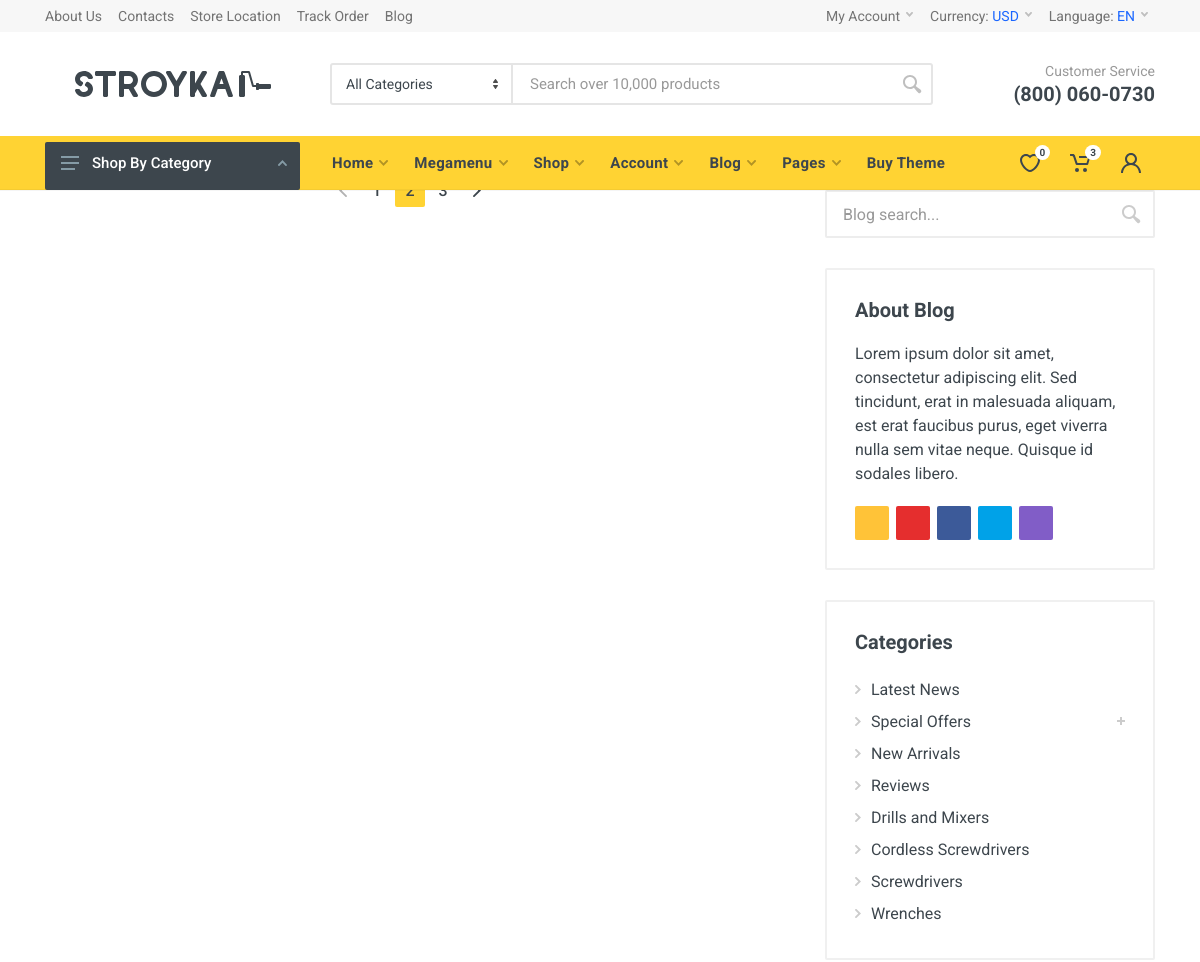
The app's page /blogs (upper part), older data.
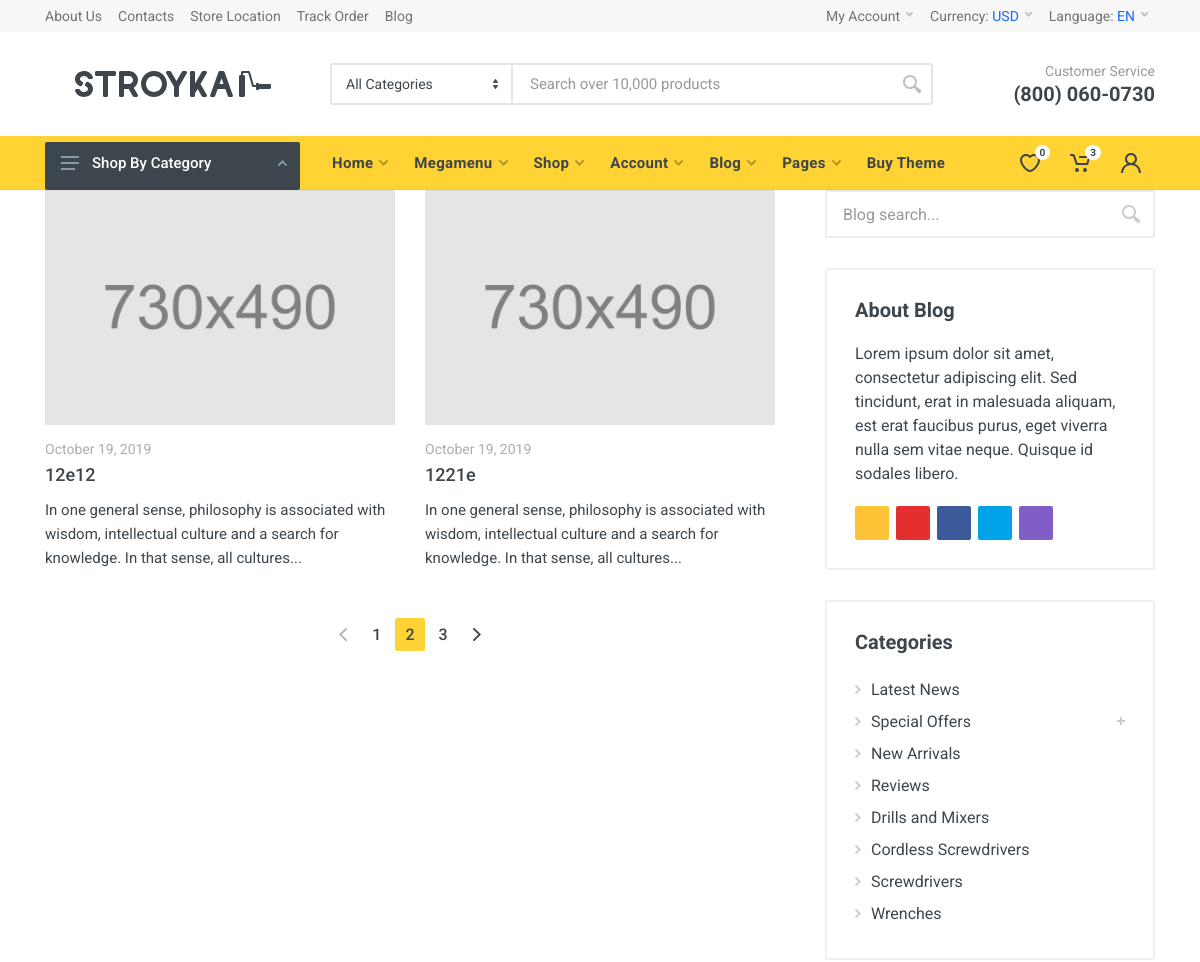
The same page, newer data.
### website/models.py (models this page shows, shortened)
class Blogs(models.Model):
    data = models.DateTimeField(auto_now=True)
    name = models.CharField("Название", max_length=500, null=True)
    content = models.TextField("Контент", max_length=500, null=True)
    title = models.CharField("Заголовок", max_length=500, null=True)
    description = models.TextField("Описание", max_length=500, null=True)
    slug = models.SlugField("Ссылка", max_length=160, unique=True)
    rubric = models.ForeignKey('Rubric', verbose_name="Категория", on_delete=models.SET_NULL, null=True, blank=True)
    tags = models.ManyToManyField('Tags', verbose_name='Метки', blank=True)
    class Meta:
        verbose_name = 'Статья'
        verbose_name_plural = 'Статьи'

### website/views.py (the view)
# urls.py: path('blogs', views.BlogListView.as_view(), name='blogs'),
class BlogListView(ListView):
    model = Blogs
    template_name = 'website/bloglist.html'
    context_object_name = 'blogs'
    slug_field = 'slug'
    ordering = ['-id']
    paginate_by = 20

### templates/website/bloglist.html (shortened to what this page needs)
{% extends 'include/base.html' %}
{%load static%}
{% block content %}
<div class="container">
    <div class="row">
        <div class="col-12 col-lg-8">
            <div class="block">
                <div class="posts-view">
                    <div class="posts-view__list posts-list posts-list--layout--grid2">
                        <div class="posts-list__body">
                            {% for blog in blogs %}
                            <div class="posts-list__item">
                                <div class="post-card post-card--layout--grid post-card--size--nl">
                                    <div class="post-card__image">
                                        <a href="">
                                            <img src="images/posts/post-1.jpg" alt="">
                                        </a>
                                    </div>
                                    <div class="post-card__info">
                                        <div class="post-card__name">
                                            <a href="">{{ blog.name }}</a>
                                        </div>
                                        <div class="post-card__date">October 19, 2019</div>
                                        <div class="post-card__content">
                                            In one general sense, philosophy is associated with wisdom,
                                            intellectual culture and a search for knowledge.
                                            In that sense, all cultures...
                                        </div>
                                    </div>
                                </div>
                            </div>
                            {% endfor %}
                        </div>
                    </div>
                    <div class="posts-view__pagination">
                        <ul class="pagination justify-content-center">
                            <li class="page-item disabled">
                                <a class="page-link page-link--with-arrow" href="" aria-label="Previous">
                                    <svg class="page-link__arrow page-link__arrow--left" aria-hidden="true" width="8px" height="13px">
                                        <use xlink:href="images/sprite.svg#arrow-rounded-left-8x13"></use>
                                    </svg>
                                </a>
                            </li>
                            <li class="page-item"><a class="page-link" href="">1</a></li>
                            <li class="page-item active"><a class="page-link" href="">2 <span class="sr-only">(current)</span></a></li>
                            <li class="page-item"><a class="page-link" href="">3</a></li>
                            <li class="page-item">
                                <a class="page-link page-link--with-arrow" href="" aria-label="Next">
                                    <svg class="page-link__arrow page-link__arrow--right" aria-hidden="true" width="8px" height="13px">
                                        <use xlink:href="images/sprite.svg#arrow-rounded-right-8x13"></use>
                                    </svg>
                                </a>
                            </li>
                        </ul>
                    </div>
                </div>
            </div>
        </div>
        <div class="col-12 col-lg-4">
            <div class="block block-sidebar block-sidebar--position--end">
                <div class="block-sidebar__item">
                    <div class="widget-search">
                        <form class="widget-search__body">
                            <input class="widget-search__input" placeholder="Blog search..." type="text" autocomplete="off" spellcheck="false">
                            <button class="widget-search__button" type="submit">
                                <svg width="20px" height="20px">
                                    <use xlink:href="images/sprite.svg#search-20"></use>
                                </svg>
                            </button>
                        </form>
                    </div>
                </div>
                <div class="block-sidebar__item">
                    <div class="widget-aboutus widget">
                        <h4 class="widget__title">About Blog</h4>
                        <div class="widget-aboutus__text">
                            Lorem ipsum dolor sit amet, consectetur adipiscing elit. Sed tincidunt, erat in malesuada aliquam, est erat faucibus purus,
                            eget viverra nulla sem vitae neque. Quisque id sodales libero.
                        </div>
                        <div class="social-links widget-aboutus__socials social-links--shape--rounded">
                            <ul class="social-links__list">
                                <li class="social-links__item">
                                    <a class="social-links__link social-links__link--type--rss" href="" target="_blank">
                                        <i class="fas fa-rss"></i>
                                    </a>
                                </li>
                                <li class="social-links__item">
                                    <a class="social-links__link social-links__link--type--youtube" href="" target="_blank">
                                        <i class="fab fa-youtube"></i>
                                    </a>
                                </li>
                                <li class="social-links__item">
                                    <a class="social-links__link social-links__link--type--facebook" href="" target="_blank">
                                        <i class="fab fa-facebook-f"></i>
                                    </a>
                                </li>
                                <li class="social-links__item">
                                    <a class="social-links__link social-links__link--type--twitter" href="" target="_blank">
                                        <i class="fab fa-twitter"></i>
                                    </a>
                                </li>
                                <li class="social-links__item">
                                    <a class="social-links__link social-links__link--type--instagram" href="" target="_blank">
                                        <i class="fab fa-instagram"></i>
                                    </a>
                                </li>
                            </ul>
                        </div>
                    </div>
                </div>
                <div class="block-sidebar__item">
                    <div class="widget-categories widget-categories--location--blog widget">
                        <h4 class="widget__title">Categories</h4>
                        <ul class="widget-categories__list" data-collapse data-collapse-opened-class="widget-categories__item--open">
                            <li class="widget-categories__item" data-collapse-item>
                                <div class="widget-categories__row">
                                    <a href="">
                                        <svg class="widget-categories__arrow" width="6px" height="9px">
                                            <use xlink:href="images/sprite.svg#arrow-rounded-right-6x9"></use>
                                        </svg>
                                        Latest News
                                    </a>
                                </div>
                            </li>
                            <li class="widget-categories__item" data-collapse-item>
                                <div class="widget-categories__row">
                                    <a href="">
                                        <svg class="widget-categories__arrow" width="6px" height="9px">
                                            <use xlink:href="images/sprite.svg#arrow-rounded-right-6x9"></use>
                                        </svg>
                                        Special Offers
                                    </a>
                                    <button class="widget-categories__expander" type="button" data-collapse-trigger></button>
                                </div>
                            </li>
                            <li class="widget-categories__item" data-collapse-item>
                                <div class="widget-categories__row">
                                    <a href="">
                                        <svg class="widget-categories__arrow" width="6px" height="9px">
                                            <use xlink:href="images/sprite.svg#arrow-rounded-right-6x9"></use>
                                        </svg>
                                        New Arrivals
                                    </a>
                                </div>
                            </li>
                            <li class="widget-categories__item" data-collapse-item>
                                <div class="widget-categories__row">
                                    <a href="">
                                        <svg class="widget-categories__arrow" width="6px" height="9px">
                                            <use xlink:href="images/sprite.svg#arrow-rounded-right-6x9"></use>
                                        </svg>
                                        Reviews
                                    </a>
                                </div>
                            </li>
                            <li class="widget-categories__item" data-collapse-item>
                                <div class="widget-categories__row">
                                    <a href="">
                                        <svg class="widget-categories__arrow" width="6px" height="9px">
                                            <use xlink:href="images/sprite.svg#arrow-rounded-right-6x9"></use>
                                        </svg>
                                        Drills and Mixers
                                    </a>
                                </div>
                            </li>
                            <li class="widget-categories__item" data-collapse-item>
                                <div class="widget-categories__row">
                                    <a href="">
                                        <svg class="widget-categories__arrow" width="6px" height="9px">
                                            <use xlink:href="images/sprite.svg#arrow-rounded-right-6x9"></use>
                                        </svg>
                                        Cordless Screwdrivers
                                    </a>
                                </div>
                            </li>
                            <li class="widget-categories__item" data-collapse-item>
                                <div class="widget-categories__row">
                                    <a href="">
                                        <svg class="widget-categories__arrow" width="6px" height="9px">
                                            <use xlink:href="images/sprite.svg#arrow-rounded-right-6x9"></use>
                                        </svg>
                                        Screwdrivers
                                    </a>
                                </div>
                            </li>
                            <li class="widget-categories__item" data-collapse-item>
                                <div class="widget-categories__row">
                                    <a href="">
                                        <svg class="widget-categories__arrow" width="6px" height="9px">
                                            <use xlink:href="images/sprite.svg#arrow-rounded-right-6x9"></use>
                                        </svg>
                                        Wrenches
                                    </a>
                                </div>
                            </li>
                        </ul>
                    </div>
                </div>
            </div>
        </div>
    </div>
</div>
{% endblock content %}

Row changes from the older to the newer data that the page shows:
added Blogs: name "12e12"
added Blogs: name "1221e"
